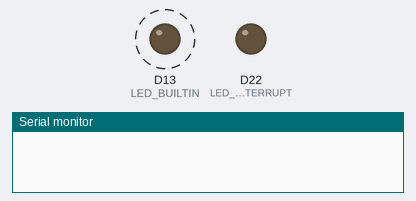
The sketch below on a simulated Arduino Uno R4 WiFi. Parts: output pins drawn as LEDs (lit = HIGH), the last lines printed to the serial monitor. Dashed ring = blinking. The local clock reads 2024-03-15 10:24:30 at power-on unless the sketch sets it.

Above: at 0.5 s.
At 4.5 s:
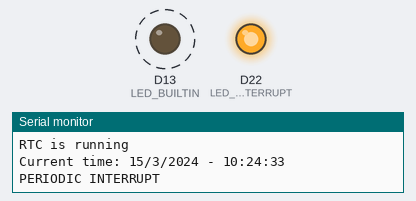
Timing chart, 0 to 5.2 s (numbered marks = the images above):
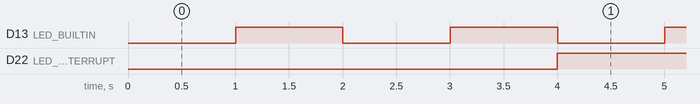

The sketch:

Test_RTC.ino
```cpp
/*
  Test RTC

  A test sketch showcasing all RTC showcasing various functionalities related to the RTC module,
  including setting the time, handling interrupts, and reading time values.

  Find the full UNO R4 WiFi RTC documentation here:
  https://docs.arduino.cc/tutorials/uno-r4-wifi/rtc
*/

// Include the RTC library
#include "RTC.h"

// Define the interrupt pin for LED control during interrupts
const int LED_ON_INTERRUPT  = 22;

// Callback function for periodic interrupt
void periodic_cbk() {
  static bool clb_st = false;

  // Toggle the LED based on callback state
  if (clb_st) {
    digitalWrite(LED_ON_INTERRUPT, HIGH);
  }
  else {
    digitalWrite(LED_ON_INTERRUPT, LOW);
  }

  clb_st = !clb_st;  // Toggle callback state

  // Print message indicating periodic interrupt
  Serial.println("PERIODIC INTERRUPT");
}

void alarm_cbk() {
  Serial.println("ALARM INTERRUPT");
}

// Callback function for alarm interrupt
void setup() {
  // Initialize serial communication
  Serial.begin(9600);
  // Wait for serial connection
  while (!Serial) {

  }

  // Set LED pins as outputs
  pinMode(LED_BUILTIN, OUTPUT);
  pinMode(LED_ON_INTERRUPT, OUTPUT);

  // Initialize the RTC
  RTC.begin();

  // Set a specific initial time (August 25, 2022, 14:37:00 Thursday)
  RTCTime mytime(25, Month::AUGUST, 2022, 14, 37, 00, DayOfWeek::THURSDAY, SaveLight::SAVING_TIME_ACTIVE);

  RTCTime savedTime;
  RTC.getTime(savedTime);

  // Set the initial time if RTC is not running
  if (!RTC.isRunning()) {
    if (savedTime.getYear() != 2000) {
      RTC.setTime(mytime);
    } else {
      RTC.setTime(savedTime);
    }
  }

  // Create an alarm time set to 35 seconds
  RTCTime alarmtime;
  alarmtime.setSecond(35);

  // Create an AlarmMatch object to match seconds
  AlarmMatch am;
  am.addMatchSecond();

  // Set the periodic callback function to run once every 2 seconds
  if (!RTC.setPeriodicCallback(periodic_cbk, Period::ONCE_EVERY_2_SEC)) {
    Serial.println("ERROR: periodic callback not set");
  }

  // Set the alarm callback function with the alarm time and matching condition
  if (!RTC.setAlarmCallback(alarm_cbk, alarmtime, am)) {
    Serial.println("ERROR: alarm callback not set");
  }
}

void loop() {
  static bool status = false;

  RTCTime currenttime;

  // Check if RTC is running and print status
  if (status) {

    // Toggle LED and display RTC status if 'status' is true
    if (RTC.isRunning()) {
      Serial.println("RTC is running");
    }
    else {
      Serial.println("RTC is not running");
    }

    /* GET CURRENT TIME FROM RTC */
    RTC.getTime(currenttime);

    /* PRINT CURRENT TIME on Serial */
    Serial.print("Current time: ");
    /* DATE */
    Serial.print(currenttime.getDayOfMonth());
    Serial.print("/");
    Serial.print(Month2int(currenttime.getMonth()));
    Serial.print("/");
    Serial.print(currenttime.getYear());
    Serial.print(" - ");

    /* ORE:MINUTI:SECONDI */
    Serial.print(currenttime.getHour());
    Serial.print(":");
    Serial.print(currenttime.getMinutes());
    Serial.print(":");
    Serial.println(currenttime.getSeconds());

    digitalWrite(LED_BUILTIN, HIGH);
  }
  else {
    digitalWrite(LED_BUILTIN, LOW);
  }

  status = !status;
  delay(1000);
}
```

Measured:
- by itself, D13 (LED_BUILTIN): alternates HIGH for 1.0 s and LOW for 1.0 s
- by itself, D22 (LED_ON_INTERRUPT): alternates HIGH for 2.0 s and LOW for 2.0 s
- by itself, everything shown: repeats every 36.0 s, in 54 steps
